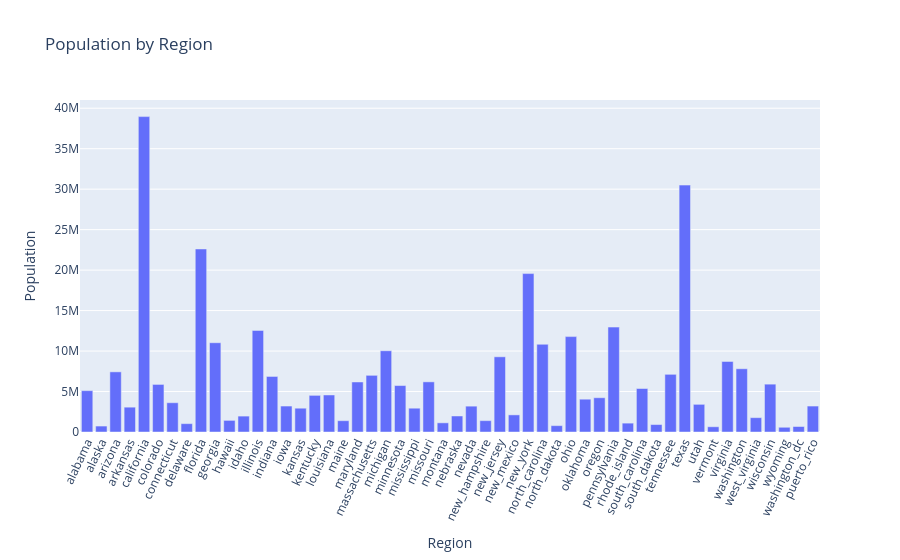

This figure's notebook cell:
### Code cell
fig = px.bar(
    df,
    x='key_row',
    y='census_population',
    title='Population by Region',
    labels={'key_row': 'Region', 'census_population': 'Population'},
)
fig.update_layout(xaxis_tickangle=-65)
fig.show()

### Figure 1 — Plotly figure (JSON) as saved in the notebook; plotly's stock layout.template omitted (floating-point values rounded to 4 significant figures)
{"data": [{"hovertemplate": "Region=%{x}<br>Population=%{y}<extra></extra>", "legendgroup": "", "marker": {"color": "#636efa", "pattern": {"shape": ""}}, "name": "", "orientation": "v", "showlegend": false, "textposition": "auto", "type": "bar", "x": ["alabama", "alaska", "arizona", "arkansas", "california", "colorado", "connecticut", "delaware", "florida", "georgia", "hawaii", "idaho", "illinois", "indiana", "iowa", "kansas", "kentucky", "louisiana", "maine", "maryland", "massachusetts", "michigan", "minnesota", "mississippi", "missouri", "montana", "nebraska", "nevada", "new_hampshire", "new_jersey", "new_mexico", "new_york", "north_carolina", "north_dakota", "ohio", "oklahoma", "oregon", "pennsylvania", "rhode_island", "south_carolina", "south_dakota", "tennessee", "texas", "utah", "vermont", "virginia", "washington", "west_virginia", "wisconsin", "wyoming", "washington_dc", "puerto_rico"], "xaxis": "x", "y": [5108468, 733406, 7431344, 3067732, 38965193, 5877610, 3617176, 1031890, 22610726, 11029227, 1435138, 1964726, 12549689, 6862199, 3207004, 2940547, 4526154, 4573749, 1395722, 6180253, 7001399, 10037261, 5737915, 2939690, 6196156, 1132812, 1978379, 3194176, 1402054, 9290841, 2114371, 19571216, 10835491, 783926, 11785935, 4053824, 4233358, 12961683, 1095962, 5373555, 919318, 7126489, 30503301, 3417734, 647464, 8715698, 7812880, 1770071, 5910955, 584057, 678972, 3205691], "yaxis": "y"}], "layout": {"barmode": "relative", "legend": {"tracegroupgap": 0}, "title": {"text": "Population by Region"}, "xaxis": {"anchor": "y", "domain": [0, 1], "tickangle": -65, "title": {"text": "Region"}}, "yaxis": {"anchor": "x", "domain": [0, 1], "title": {"text": "Population"}}}}
